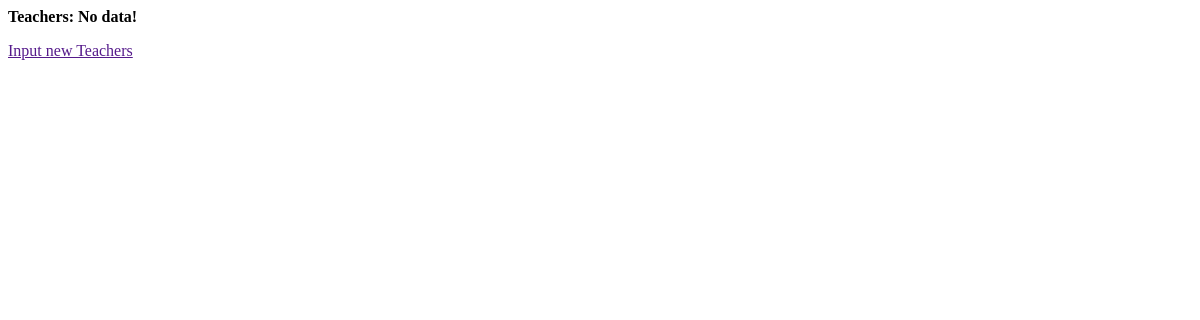
The app's page /, older data.
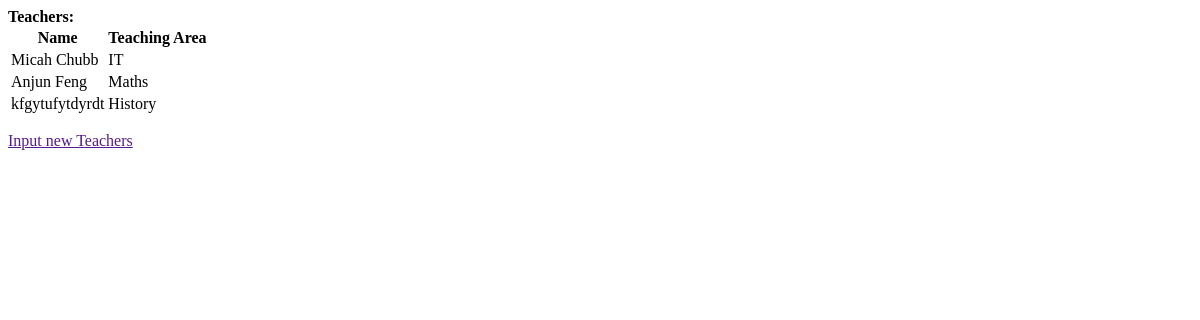
The same page, newer data.
### MyApp1/models.py (models this page shows)
class teacher(models.Model):
    Name = models.CharField(max_length=25)
    Area = models.CharField(max_length=30)

### MyApp1/views.py (the view)
# urls.py: re_path(r'^$', MyApp1.views.index, name='index'),
def index(request):
    teach = teacher.objects.all()
    return render(request,"MyApp1/index.html",{'content': teach})

### MyApp1/templates/MyApp1/index.html (shortened to what this page needs)
<html>
<head>
</head>
<body>
    <strong>Teachers:</strong>
    {% if content %}
    <table>
        <tr>
            <th>Name</th>
            <th>Teaching Area</th>
        </tr>
        {% for teach in content %}
        <tr>
            <td>{{teach.Name}}</td>
            <td>{{teach.Area}}</td>
        </tr>
        {% endfor %}
    </table>
    {% else %}
    <strong>No data!</strong>
    {% endif %}
    <p><a href="">Input new Teachers</a></p>
</body>
</html>

Row changes from the older to the newer data that the page shows:
added teacher: Name "Micah Chubb", Area "IT"
added teacher: Name "Anjun Feng", Area "Maths"
added teacher: Name "kfgytufytdyrdt", Area "History"
Text that changed along with them:
text no longer shown: "No data!"
text now shown: "Name Teaching Area"
